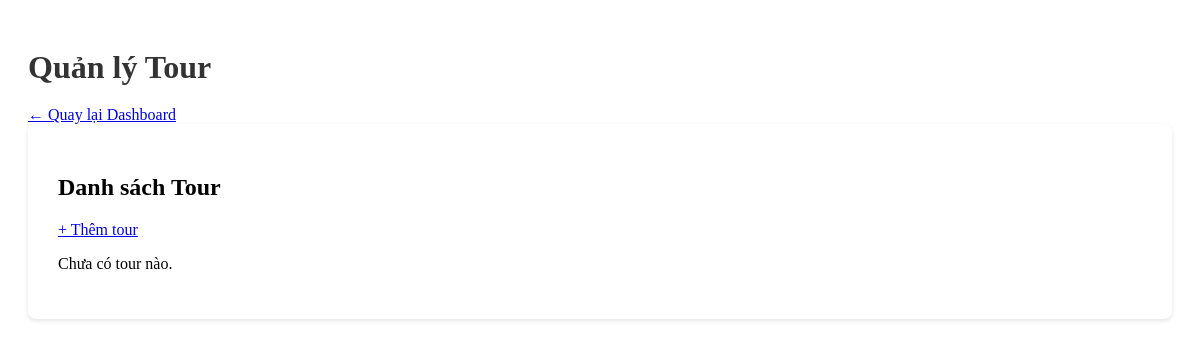
The page /index.php?act=admin/quanLyTour on the database as committed earlier.
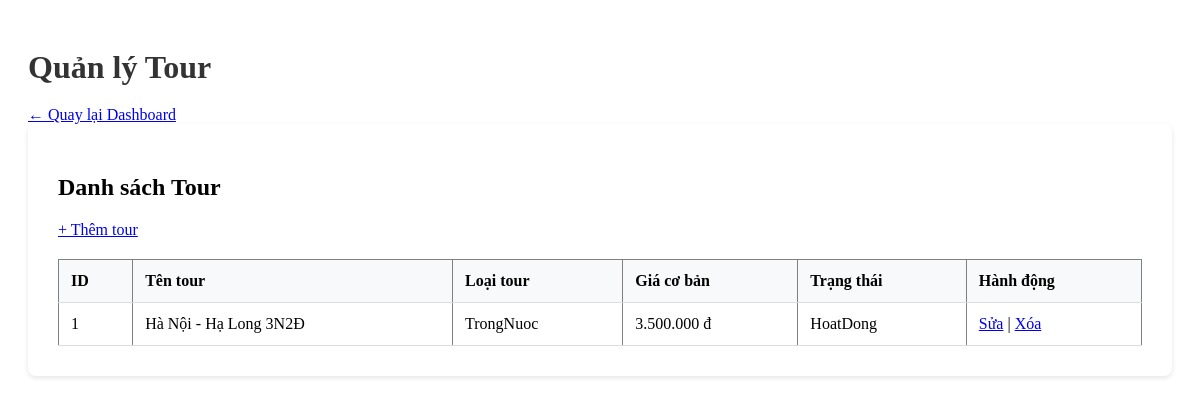
The same page on the database as committed later.
### tables this page shows
CREATE TABLE tour (
  tour_id INT PRIMARY KEY AUTO_INCREMENT,
  ten_tour VARCHAR(255),
  loai_tour ENUM('TrongNuoc','QuocTe','TheoYeuCau'),
  mo_ta TEXT,
  gia_co_ban DECIMAL(15,2),
  chinh_sach TEXT,
  id_nha_cung_cap INT,
  tao_boi INT,
  trang_thai ENUM('HoatDong','TamDung','HetHan') DEFAULT 'HoatDong',
  FOREIGN KEY (id_nha_cung_cap) REFERENCES nha_cung_cap(id_nha_cung_cap),
  FOREIGN KEY (tao_boi) REFERENCES nguoi_dung(id)
);

### controllers/AdminController.php (called while the page is built, shortened)
<?php
class AdminController {
    public function quanLyTour() {
        require_once 'models/Tour.php';
        $tourModel = new Tour();
        $tours = $tourModel->getAll();
        require 'views/admin/quan_ly_tour.php';
    }
}

### index.php (called while the page is built, shortened)
<?php
require_once './commons/env.php';
require_once './commons/function.php';
require_once './controllers/AdminController.php';
require_once './models/Tour.php';
$act = $_GET['act'] ?? 'admin/dashboard';
match ($act) {
    'tour/index' => (new TourController())->index(),
    'tour/show' => (new TourController())->show(),
    'tour/create' => (new TourController())->create(),
    'tour/update' => (new TourController())->update(),
    'tour/delete' => (new TourController())->delete(),
    'auth/login' => (new AuthController())->login(),
    'auth/register' => (new AuthController())->register(),
    'auth/logout' => (new AuthController())->logout(),
    'auth/forgotPassword' => (new AuthController())->forgotPassword(),
    'auth/profile' => (new AuthController())->profile(),
    'booking/index' => (new BookingController())->index(),
    'booking/create' => (new BookingController())->create(),
    'booking/show' => (new BookingController())->show(),
    'admin/dashboard' => (new AdminController())->dashboard(),
    'admin/quanLyTour' => (new AdminController())->quanLyTour(),
    'admin/quanLyNguoiDung' => (new AdminController())->quanLyNguoiDung(),
    'admin/quanLyBooking' => (new AdminController())->quanLyBooking(),
    'admin/baoCaoTaiChinh' => (new AdminController())->baoCaoTaiChinh(),
    'admin/danhGia' => (new AdminController())->danhGia(),
    'hdv/lichLamViec' => (new HDVController())->lichLamViec(),
    'hdv/nhatKyTour' => (new HDVController())->nhatKyTour(),
    'hdv/danhSachKhach' => (new HDVController())->danhSachKhach(),
    'hdv/phanHoi' => (new HDVController())->phanHoi(),
    'nhaCungCap/baoGia' => (new NhaCungCapController())->baoGia(),
    'nhaCungCap/dichVu' => (new NhaCungCapController())->dichVu(),
    'nhaCungCap/congNo' => (new NhaCungCapController())->congNo(),
    'nhaCungCap/hopDong' => (new NhaCungCapController())->hopDong(),
    'khachHang/danhSachTour' => (new KhachHangController())->danhSachTour(),
    'khachHang/chiTietTour' => (new KhachHangController())->chiTietTour(),
    'khachHang/datTour' => (new KhachHangController())->datTour(),
    'khachHang/danhGia' => (new KhachHangController())->danhGia(),
    'khachHang/traCuu' => (new KhachHangController())->traCuu(),
    default => die("Route không tồn tại: $act")
};

### commons/env.php (called while the page is built, shortened)
<?php
function getPDOConnection() {
    try {
        $conn = new PDO(
            "mysql:host=" . DB_HOST . ";port=" . DB_PORT . ";dbname=" . DB_NAME . ";charset=utf8mb4",
            DB_USERNAME,
            DB_PASSWORD,
            [
                PDO::ATTR_ERRMODE => PDO::ERRMODE_EXCEPTION,
                PDO::ATTR_DEFAULT_FETCH_MODE => PDO::FETCH_ASSOC,
                PDO::ATTR_EMULATE_PREPARES => false
            ]
        );
        $conn->exec("SET time_zone = '+07:00'");
        return $conn;
    } catch (PDOException $e) {
        die("Kết nối thất bại: " . $e->getMessage());
    }
}

### commons/function.php (called while the page is built, shortened)
<?php
function connectDB() {
    return getPDOConnection();
}

### models/Tour.php (called while the page is built, shortened)
<?php
class Tour
{
    public $conn;
    public function __construct()
    {
        $this->conn = connectDB();
    }
    public function getAll() {
        $sql = "SELECT * FROM tour ORDER BY tour_id DESC";
        $stmt = $this->conn->prepare($sql);
        $stmt->execute();
        return $stmt->fetchAll();
    }
}

### views/admin/quan_ly_tour.php (the view, shortened to what this page needs)
<!DOCTYPE html>
<html lang="vi">
<head>
    <link rel="stylesheet" href="<?php echo BASE_URL; ?>public/css/admin.css">
</head>
<body>
    <div class="admin-container">
        <h1>Quản lý Tour</h1>
        <a href="<?php echo BASE_URL; ?>index.php?act=admin/dashboard">← Quay lại Dashboard</a>
        <div class="content">
            <h2>Danh sách Tour</h2>
            <p>
                <a href="<?php echo BASE_URL; ?>index.php?act=tour/create">+ Thêm tour</a>
            </p>
            <?php if (!empty($tours)) : ?>
            <table border="1" cellpadding="8" cellspacing="0" width="100%">
                <thead>
                    <tr>
                        <th>ID</th>
                        <th>Tên tour</th>
                        <th>Loại tour</th>
                        <th>Giá cơ bản</th>
                        <th>Trạng thái</th>
                        <th>Hành động</th>
                    </tr>
                </thead>
                <tbody>
                    <?php foreach ($tours as $tour) : ?>
                    <tr>
                        <td><?php echo htmlspecialchars($tour['tour_id']); ?></td>
                        <td><?php echo htmlspecialchars($tour['ten_tour']); ?></td>
                        <td><?php echo htmlspecialchars($tour['loai_tour']); ?></td>
                        <td><?php echo number_format((float)$tour['gia_co_ban'], 0, ',', '.'); ?> đ</td>
                        <td><?php echo htmlspecialchars($tour['trang_thai']); ?></td>
                        <td>
                            <a href="<?php echo BASE_URL; ?>index.php?act=tour/update&id=<?php echo urlencode($tour['tour_id']); ?>">Sửa</a>
                            |
                            <a href="<?php echo BASE_URL; ?>index.php?act=tour/delete&id=<?php echo urlencode($tour['tour_id']); ?>" onclick="return confirm('Xóa tour này?');">Xóa</a>
                        </td>
                    </tr>
                    <?php endforeach; ?>
                </tbody>
            </table>
            <?php else: ?>
                <p>Chưa có tour nào.</p>
            <?php endif; ?>
        </div>
    </div>
</body>
</html>

### public/css/admin.css (style rules this page uses)
.admin-container { max-width: 1400px; margin: 0 auto; padding: 20px; }
.admin-container h1 { margin-bottom: 20px; color: #333; }
.content { background: white; padding: 30px; border-radius: 8px; box-shadow: 0 2px 5px rgba(0,0,0,0.1); }
table { width: 100%; border-collapse: collapse; margin-top: 20px; }
table th, table td { padding: 12px; text-align: left; border-bottom: 1px solid #ddd; }
table th { background: #f8f9fa; font-weight: bold; }

Rows that differ between the two databases and show on the page:
added tour: tour_id "1", ten_tour "Hà Nội - Hạ Long 3N2Đ", loai_tour "TrongNuoc", gia_co_ban "3.500.000", trang_thai "HoatDong"
Other text that changed with them:
text no longer shown: "Chưa có tour nào."
text now shown: "ID Tên tour Loại tour Giá cơ bản Trạng thái Hành động"
